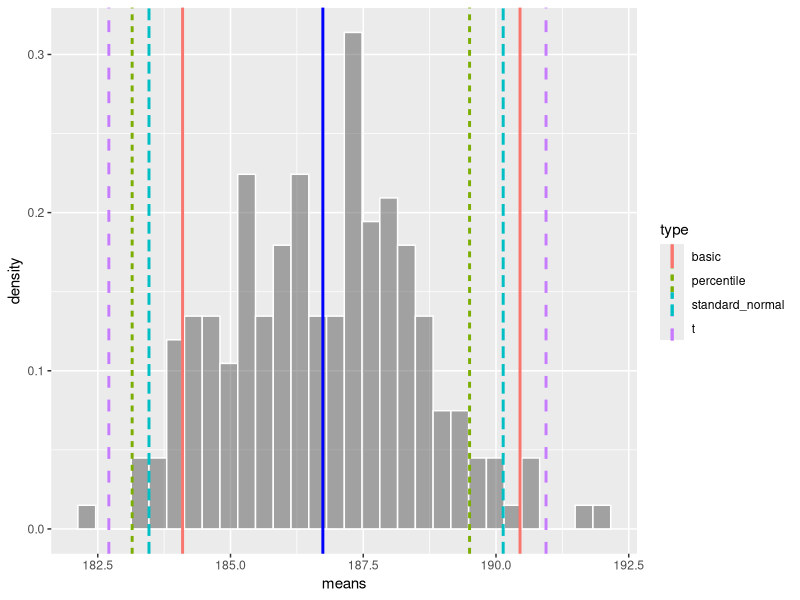

Here is the R script that generated this plot:
###########
########### Sheet 4
###########

################################ Problem 1
# given data: it represents the times in hours between failures of a machine

times <- c(3, 5, 7, 18, 43, 85, 91, 98, 100, 130, 230, 487)

# a)
lambda_mle <- function(obs){
  return(1/mean(obs))
}



# b)
# Here we use the parametric bootstrap:
# estimate the bias
# estimate the mean squared error
perform_parametric_bootstrap <- function(m = 10, B, lambda = 0.001){
  
  sample_matrix <- matrix(rexp(m*B, rate= lambda), nrow = B, ncol= m)
  
  bootstrap_estimates <- apply(sample_matrix, MARGIN = 1, function(x) 1/mean(x))
  
  bootstrap_lambda <- mean(bootstrap_estimates)
  
  bootstrap_bias <- bootstrap_lambda - lambda
  
  bootstrap_MSE <- mean((bootstrap_estimates - lambda)^2)
  
  return(list(bootstrap_lambda = bootstrap_lambda,
              bootstrap_bias = bootstrap_bias,
              bootstrap_MSE = bootstrap_MSE))
}

perform_parametric_bootstrap(B = 200)

# c)
# Here we use the non-parametric bootstrap
B <- 200
m <- length(times)

non_p_bootstrap_estimates <- replicate(B, 1/mean(sample(x=times, size = m, replace = TRUE)))

non_p_bootstrap_bias <- mean(non_p_bootstrap_estimates) - lambda_mle(times)
ste <- sd(non_p_bootstrap_estimates - lambda_mle(times))

################################ Problem 2
height <- c(173, 183, 187, 179, 180, 186, 179, 196, 202, 198, 197,
            185, 194, 185, 191, 182, 182, 187, 184, 186)
B <- 200

n <- length(height)

# b)
# part b) is to determine the confidence intervals and part
library(ggplot2)

mean_height <- mean(height)
mean_bootstrap <- replicate(B, mean(sample(x=  height, size = n, 
                                           replace = TRUE)))

## standard normal bootstrap
std_normal <- c(mean_height - qnorm(1-0.05/2)*sd(mean_bootstrap),
                mean_height + qnorm(1-0.05/2)*sd(mean_bootstrap))

## basic bootstrap
#mean_bs_sorted <- sort(mean_bootstrap)
l <- quantile(mean_bootstrap, probs = 1-0.05/2)
u <- quantile(mean_bootstrap, probs = 0.05/2)

basic_bts <- c(2*mean_height - l, 2*mean_height - u)

## bootstrap percentile
l <- quantile(mean_bootstrap, probs = 0.05/2)
u <- quantile(mean_bootstrap, probs = 1 - 0.05/2)

bts_percentile <- c(l,u)

## bootstrap t

t <- numeric(length = B)

mean_bootstrap <- numeric(length = B)

for(b in 1:B){
  x_b <- sample(height, size = length(height), replace = TRUE)
  
  mean_bootstrap[b] <- mean(x_b)
  
  bts_means <- replicate(B, mean(sample(x=  x_b, size = length(height), 
                           replace = TRUE)))
  t[b] <- (mean(x_b) - mean_height)/sd(bts_means)
  
}

l <- quantile(t, probs = 1 - 0.05/2)
u <- quantile(t, probs = 0.05/2)

bts_t <-c(mean_height - l*sd(mean_bootstrap), mean_height - u*sd(mean_bootstrap))

# c)
intervals <- seq(min(height), max(height), by = 5)
sapply(intervals, function(x) sum(height < x)/length(height))

test <- ecdf(height)
test(intervals)

# d)

# use ggplot we have to define data frames
conf_ints <- data.frame(
  type = c("standard_normal", "basic", "percentile", "t"),
  lower = c(std_normal[1], basic_bts[1], bts_percentile[1], bts_t[1]),
  upper = c(std_normal[2], basic_bts[2], bts_percentile[2], bts_t[2])
)

ggplot_histogram <- ggplot(data = data.frame(means = mean_bootstrap), aes(x = means)) +
  geom_histogram(aes(y = stat(density)), color = "white", alpha = 0.5)

ggplot_histogram + geom_vline(data = conf_ints,
                             aes(xintercept = lower, color = type, linetype = type), size = 1) +
  geom_vline(data = conf_ints,
             aes(xintercept = upper, color = type, linetype = type), size = 1) +
  geom_vline(aes(xintercept = mean(means)), size = 1,color = "blue")

std_normal
basic_bts
bts_percentile
bts_t


mean.height <- mean_height
ci.data.list <- replicate(B, {
  x.samples <- sample(height, size = n, replace = TRUE)
  theta.hat <- mean(x.samples)
  theta.hat.rep <- replicate(B, mean(sample(x.samples, size = n, replace = TRUE)))
  # Return a data.frame with theta.hat and the t value
  data.frame(theta.hat, t.value = (theta.hat - mean.height) / sd(theta.hat.rep))
}, simplify = FALSE)
dim(ci.data.list)

help(replicate)
